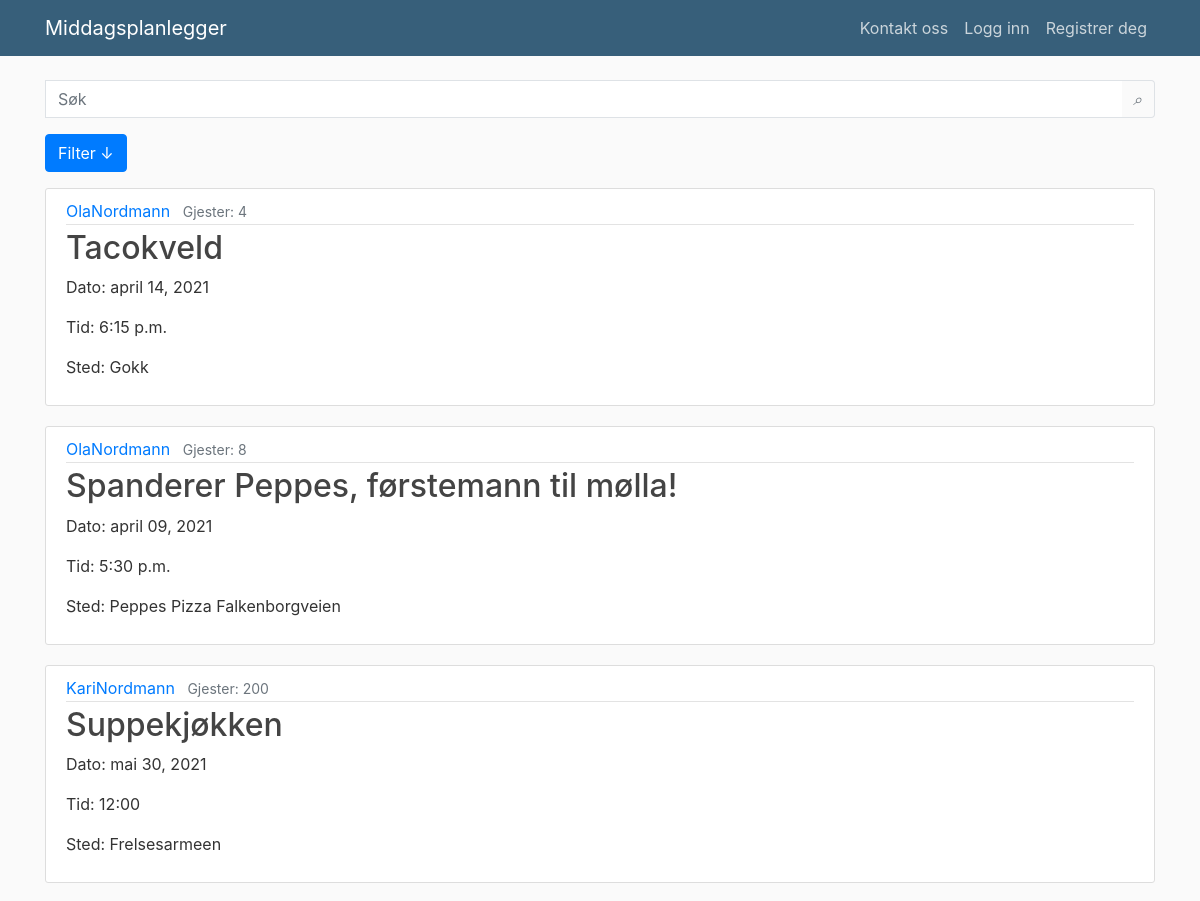
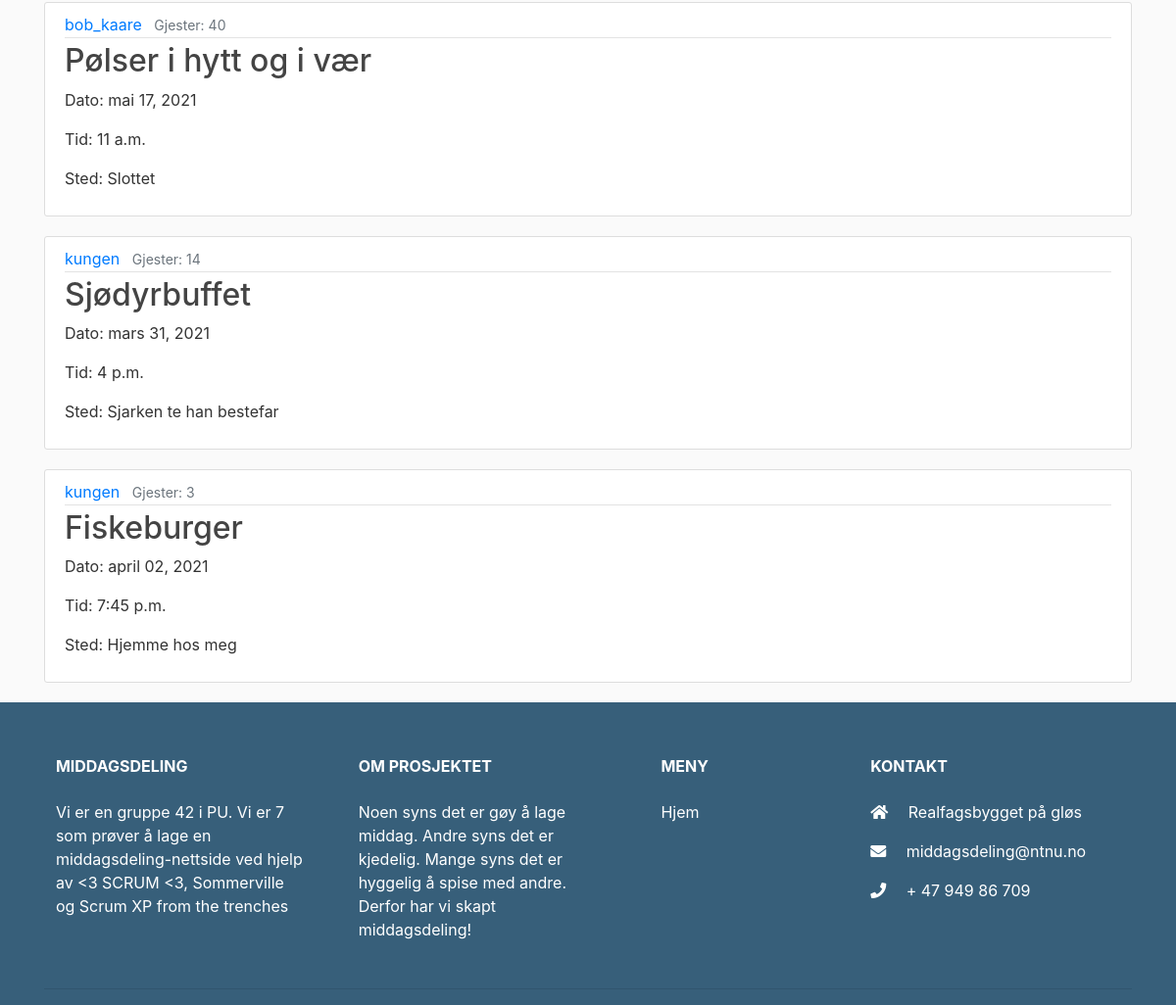
The page / on the database its author committed (2 pictures, top to bottom).
### dinnerevent/models.py (models this page shows, shortened)
class Event(models.Model):
    user = models.ForeignKey(User, on_delete=models.CASCADE)
    title = models.CharField(max_length=150)
    description = models.TextField(max_length=500)
    seats = models.PositiveIntegerField(default=1)
    place = models.CharField(max_length=50)
    expense = models.PositiveIntegerField(default=0)
    date = models.DateField(default=timezone.now)
    time = models.TimeField(default=timezone.now)
    ingredients = models.TextField(max_length=500)
    allergies = models.ManyToManyField(Allergy)
    guests = models.ManyToManyField(User, related_name="event_guests")
    class Meta:
        verbose_name = 'Arrangement'
        verbose_name_plural = 'Arrangement'

### overview/views.py (the view)
# urls.py: 2. Add a URL to urlpatterns:  path('', views.home, name='home')
def home(request):
    events = Event.objects.all()
    events_filter = EventFilter(request.GET, queryset=events)
    return render(request, 'overview/overview.html', {'events_filter': events_filter})

### users/models.py (called while the page is built)
    def __str__(self):
        return self.allergy

### overview/templates/overview/overview.html (shortened to what this page needs)
{% extends "overview/base.html" %}
{% load widget_tweaks %}
{% block content %}
    <form method="get">
        <div class="form-group">
            <div class="input-group">
                {% render_field events_filter.form.search class="form-control py-2 border-right-0 border" type="search" placeholder="Søk" %}
                <span class="input-group-append">
                    <button class="btn btn-outline-secondary border-left-0 border" type="submit">
                        <i>⌕</i>
                    </button>
                </span>
            </div>
        </div>
        <div class="form-group">
            <button class="btn btn-primary" type="button" data-toggle="collapse" data-target="#collapseExample"
                    aria-expanded="false" aria-controls="collapseExample">Filter ↓
            </button>
        </div>
    </form>
    {% for event in events_filter.qs %}
        <article class="media content-section">
            <div class="media-body">
                <div class="article-metadata">
                    <a class="mr-2" href="{% url 'profile' event.user.id %}">{{ event.user }}</a>
                    <small class="text-muted"> Gjester: {{ event.seats }}</small>
                </div>
                <h2><a class="article-title" href="{% url 'event:eventdetail' event.id %}">{{ event.title }}</a></h2>
                <p class="article-content">Dato: {{ event.date | date:"F d, Y" }}</p>
                <p class="article-content">Tid: {{ event.time }}</p>
                <p class="article-content">Sted: {{ event.place }}</p>
            </div>
        </article>
    {% endfor %}
{% endblock content %}

### overview/templates/overview/base.html (shortened to what this page needs)
{% load static %}
<!DOCTYPE html>
<html>
<head>
    {% load bootstrap4 %}
    {% bootstrap_css %}
    <link rel="stylesheet" href="https://use.fontawesome.com/releases/v5.0.8/css/all.css">
    <link rel="stylesheet" type="text/css" href="{% static 'overview/main.css' %}">
</head>
<body>
    <header class="site-header">
        <nav class="navbar navbar-expand-md navbar-dark bg-steel fixed-top">
            <div class="container">
            <a class="navbar-brand mr-4" href="/">Middagsplanlegger</a>
            <div class="collapse navbar-collapse" id="navbarToggle">
                <div class="navbar-nav"> {% comment %} Denne delen endrer hva som står i navigation bar ettesom man er innlogget eller ikke{% endcomment %}
                    {% if user.is_authenticated  %}
                        <a class="nav-item nav-link" href="{% url 'contact' %}">Kontakt oss</a>
                        <a class="nav-item nav-link" href="{% url 'event:eventform' %}">Legg til middagsarrangement</a>
                        <a class="nav-item nav-link" href="{% url 'profile' user.id %}">Profil</a>
                        <a class="nav-item nav-link" href="{% url 'logout' %}">Logg ut</a>
                    {% else %}
                        <a class="nav-item nav-link" href="{% url 'contact' %}">Kontakt oss</a>
                        <a class="nav-item nav-link" href="{% url 'login' %}">Logg inn</a>
                        <a class="nav-item nav-link" href="{% url 'register' %}">Registrer deg</a>
                    {% endif %}
                </div>
            </div>
            </div>
        </nav>
    </header>
    <main role="main" class="container">
        <div class="row">
            <div class="col-md-12">
            {% block content %}
                {% endblock %}
            </div>
        </div>
    </main>
    <div class="footer">
        <footer class="page-footer font-small mdb-color pt-4 text-white">
            <div class="container text-center text-md-left">
                <div class="row text-center text-md-left mt-3 pb-3">
                    <div class="col-md-3 col-lg-3 col-xl-3 mx-auto mt-3">
                        <h6 class="text-uppercase mb-4 font-weight-bold text-white">Middagsdeling</h6>
                        <p>Vi er en gruppe 42 i PU. Vi er 7 som prøver å lage en middagsdeling-nettside ved hjelp av <3 SCRUM <3,
                            Sommerville og Scrum XP from the trenches </p>
                    </div>
                    <div class="col-md-3 col-lg-3 col-xl-3 mx-auto mt-3 text-white">
                        <h6 class="text-uppercase mb-4 font-weight-bold text-white">Om prosjektet</h6>
                        <p>
                            Noen syns det er gøy å lage middag. Andre syns det er kjedelig. Mange syns det er hyggelig å spise
                            med andre. Derfor har vi skapt middagsdeling!
                    </div>
                    <div class="col-md-2 col-lg-2 col-xl-2 mx-auto mt-3">
                        <h6 class="text-uppercase mb-4 font-weight-bold text-white">Meny</h6>
                        <p class="text-muted">
                            <a href="/">Hjem</a>
                        </p>
                    </div>
                    <div class="col-md-4 col-lg-3 col-xl-3 mx-auto mt-3">
                        <h6 class="text-uppercase mb-4 font-weight-bold text-white">Kontakt</h6>
                        <p>
                            <i class="fas fa-home mr-3"></i> Realfagsbygget på gløs</p>
                        <p>
                            <i class="fas fa-envelope mr-3"></i> middagsdeling@ntnu.no</p>
                        <p>
                            <i class="fas fa-phone mr-3"></i> + 47 949 86 709</p>
                    </div>
                </div>
                <hr>
            </div>
        </footer>
    </div>
</body>
</html>

### overview/static/overview/main.css (style rules this page uses)
body { background: #fafafa; color: #333333; margin-top: 5rem; }
.page-footer { background-color: #375f7a; }
.page-footer a { color: #ffffff; }
h1, h2, h3, h4, h5, h6 { color: #444444; }
.bg-steel { background-color: #375f7a; }
.site-header .navbar-nav .nav-link { color: #cbd5db; }
.content-section { background: #ffffff; padding: 10px 20px; border: 1px solid #dddddd; border-radius: 3px; margin-bottom: 20px; }
.article-title { color: #444444; }
.article-content { white-space: pre-line; }
.article-metadata { padding-bottom: 1px; margin-bottom: 4px; border-bottom: 1px solid #e3e3e3 }

### rows shown on the page
Event: user "OlaNordmann", seats "4", title "Tacokveld", date "april 14, 2021", time "6:15 p.m.", place "Gokk"
Event: user "OlaNordmann", seats "8", title "Spanderer Peppes, førstemann til mølla!", date "april 09, 2021", time "5:30 p.m.", place "Peppes Pizza Falkenborgveien"
Event: user "KariNordmann", seats "200", title "Suppekjøkken", date "mai 30, 2021", time "12:00", place "Frelsesarmeen"
Event: user "bob_kaare", seats "40", title "Pølser i hytt og i vær", date "mai 17, 2021", time "11 a.m.", place "Slottet"
Event: user "kungen", seats "14", title "Sjødyrbuffet", date "mars 31, 2021", time "4 p.m.", place "Sjarken te han bestefar"
Event: user "kungen", seats "3", title "Fiskeburger", date "april 02, 2021", time "7:45 p.m.", place "Hjemme hos meg"
